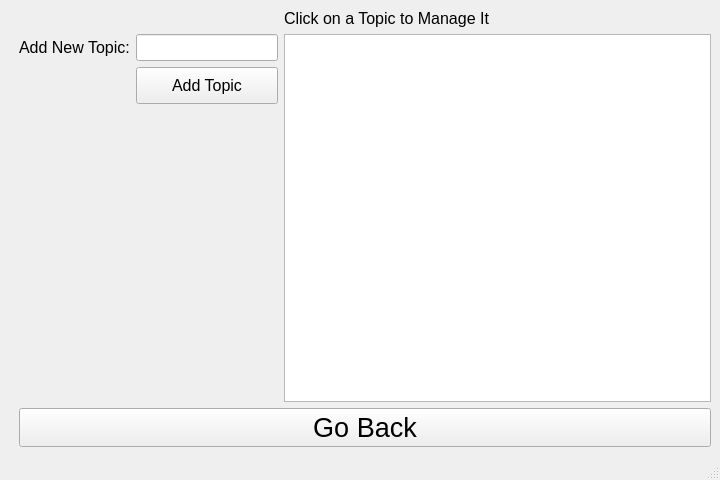
<?xml version="1.0" encoding="UTF-8"?>
<ui version="4.0">
 <class>MainWindow</class>
 <widget class="QMainWindow" name="MainWindow">
  <property name="geometry">
   <rect>
    <x>0</x>
    <y>0</y>
    <width>720</width>
    <height>480</height>
   </rect>
  </property>
  <property name="font">
   <font>
    <pointsize>12</pointsize>
   </font>
  </property>
  <property name="windowTitle">
   <string>Note and Flashcard Maker</string>
  </property>
  <widget class="QWidget" name="centralwidget">
   <layout class="QHBoxLayout" name="horizontalLayout">
    <item>
     <spacer name="horizontalSpacer">
      <property name="orientation">
       <enum>Qt::Horizontal</enum>
      </property>
      <property name="sizeType">
       <enum>QSizePolicy::Fixed</enum>
      </property>
      <property name="sizeHint" stdset="0">
       <size>
        <width>10</width>
        <height>10</height>
       </size>
      </property>
     </spacer>
    </item>
    <item>
     <layout class="QGridLayout" name="gridLayout" rowstretch="1,1,5,40,0" columnstretch="0,0,0,7">
      <item row="1" column="1">
       <widget class="QLineEdit" name="topicNameEdit">
        <property name="sizePolicy">
         <sizepolicy hsizetype="Expanding" vsizetype="Expanding">
          <horstretch>0</horstretch>
          <verstretch>0</verstretch>
         </sizepolicy>
        </property>
        <property name="font">
         <font>
          <pointsize>12</pointsize>
         </font>
        </property>
       </widget>
      </item>
      <item row="1" column="0">
       <widget class="QLabel" name="label_2">
        <property name="sizePolicy">
         <sizepolicy hsizetype="Expanding" vsizetype="Expanding">
          <horstretch>0</horstretch>
          <verstretch>0</verstretch>
         </sizepolicy>
        </property>
        <property name="font">
         <font>
          <pointsize>12</pointsize>
         </font>
        </property>
        <property name="text">
         <string>Add New Topic:</string>
        </property>
       </widget>
      </item>
      <item row="4" column="0" colspan="4">
       <widget class="QPushButton" name="backBtn">
        <property name="sizePolicy">
         <sizepolicy hsizetype="Expanding" vsizetype="Expanding">
          <horstretch>0</horstretch>
          <verstretch>0</verstretch>
         </sizepolicy>
        </property>
        <property name="font">
         <font>
          <pointsize>20</pointsize>
         </font>
        </property>
        <property name="text">
         <string>Go Back</string>
        </property>
       </widget>
      </item>
      <item row="2" column="1">
       <widget class="QPushButton" name="addTopicBtn">
        <property name="sizePolicy">
         <sizepolicy hsizetype="Expanding" vsizetype="Expanding">
          <horstretch>0</horstretch>
          <verstretch>0</verstretch>
         </sizepolicy>
        </property>
        <property name="font">
         <font>
          <pointsize>12</pointsize>
         </font>
        </property>
        <property name="text">
         <string>Add Topic</string>
        </property>
       </widget>
      </item>
      <item row="3" column="1">
       <spacer name="verticalSpacer">
        <property name="orientation">
         <enum>Qt::Vertical</enum>
        </property>
        <property name="sizeHint" stdset="0">
         <size>
          <width>20</width>
          <height>40</height>
         </size>
        </property>
       </spacer>
      </item>
      <item row="1" column="2" rowspan="3" colspan="2">
       <widget class="QListWidget" name="topicListWidget"/>
      </item>
      <item row="0" column="2" colspan="2">
       <widget class="QLabel" name="label">
        <property name="sizePolicy">
         <sizepolicy hsizetype="Expanding" vsizetype="Expanding">
          <horstretch>0</horstretch>
          <verstretch>0</verstretch>
         </sizepolicy>
        </property>
        <property name="font">
         <font>
          <pointsize>12</pointsize>
         </font>
        </property>
        <property name="text">
         <string>Click on a Topic to Manage It</string>
        </property>
       </widget>
      </item>
     </layout>
    </item>
   </layout>
  </widget>
  <widget class="QStatusBar" name="statusbar"/>
 </widget>
 <resources/>
 <connections/>
</ui>
